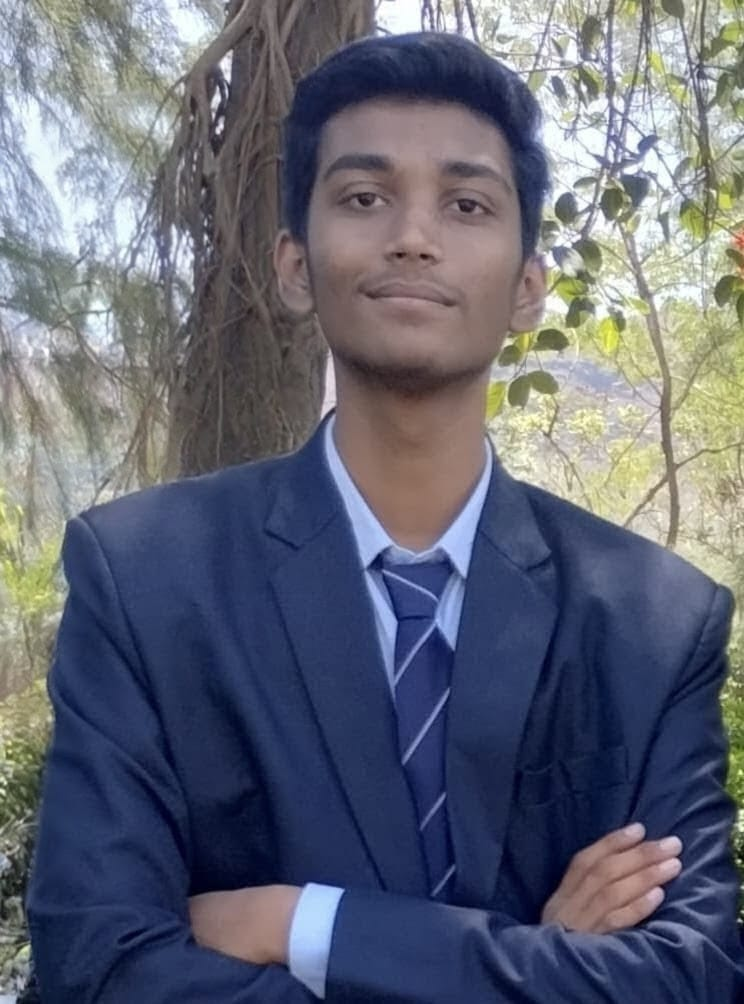
#> input picture Images/AK.jpg, 744 x 1004 px
$ python -i imgSegmentation.py   (imports and definitions only)
#> lines starting #> are read from the running program, lines starting #| are printed output that depends on the picture; after the words box and inside, x2 and y2 are one past the last pixel; in counts of white or black regions, pixels touching at a corner belong together
import cv2
import matplotlib.pyplot as plt
import numpy as np
import tkinter as tk
from tkinter import filedialog
from tkinter import Button,Label

def select_img():
    filepath = filedialog.askopenfilename()
#> the answer given: ../../Images/AK.jpg
    if not filepath:
        return
    image = cv2.imread(filepath)
#> image is the input picture: shape (1004, 744, 3); mean B, G, R 117.1, 102.9, 99.3
    image=cv2.cvtColor(image, cv2.COLOR_BGR2RGB)
    segmented_image(image)

def segmented_image(image):
    gray=cv2.cvtColor(image, cv2.COLOR_RGB2GRAY)
    _, thresh = cv2.threshold(gray, 127, 255, cv2.THRESH_BINARY_INV+cv2.THRESH_OTSU)
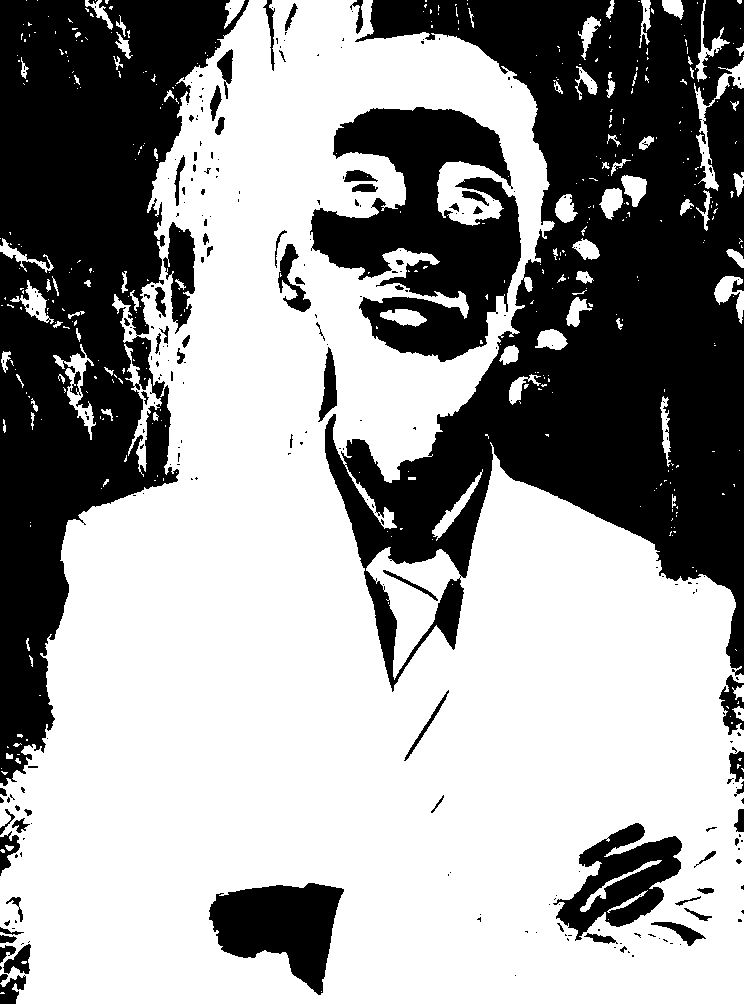
#> thresh: shape (1004, 744); 61% white; 277 black regions (204 under 20 px), largest, box (x1, y1, x2, y2) and area: (325, 0, 744, 692) 138511, (0, 0, 249, 786) 94620, (310, 107, 521, 362) 29497
    kernel=np.ones((3,3), np.uint8)
    opening = cv2.morphologyEx(thresh, cv2.MORPH_OPEN, kernel,iterations=2)
#> opening: shape (1004, 744); 59.4% white; 110 black regions (72 under 20 px), largest, box (x1, y1, x2, y2) and area: (318, 0, 744, 736) 144987, (0, 0, 249, 803) 102123, (310, 107, 521, 362) 30474
    sure_bg = cv2.dilate(opening, kernel, iterations=3)
#> sure_bg: shape (1004, 744); 65.2% white; 33 black regions (13 under 20 px), largest, box (x1, y1, x2, y2) and area: (328, 0, 744, 727) 126087, (0, 0, 231, 780) 93248, (313, 110, 518, 357) 23898
    dist_transform = cv2.distanceTransform(opening, cv2.DIST_L2, 5)
    _, sure_fg = cv2.threshold(dist_transform, 0.7*dist_transform.max(), 255, 0)
#> sure_fg: shape (1004, 744) float32; 2.5% white; 2 white regions, box (x1, y1, x2, y2) and area: (157, 589, 287, 789) 17043, (562, 659, 603, 724) 1593
    sure_fg= np.uint8(sure_fg)
    unknown = cv2.subtract(sure_bg, sure_fg)
    ret,markers=cv2.connectedComponents(sure_fg)
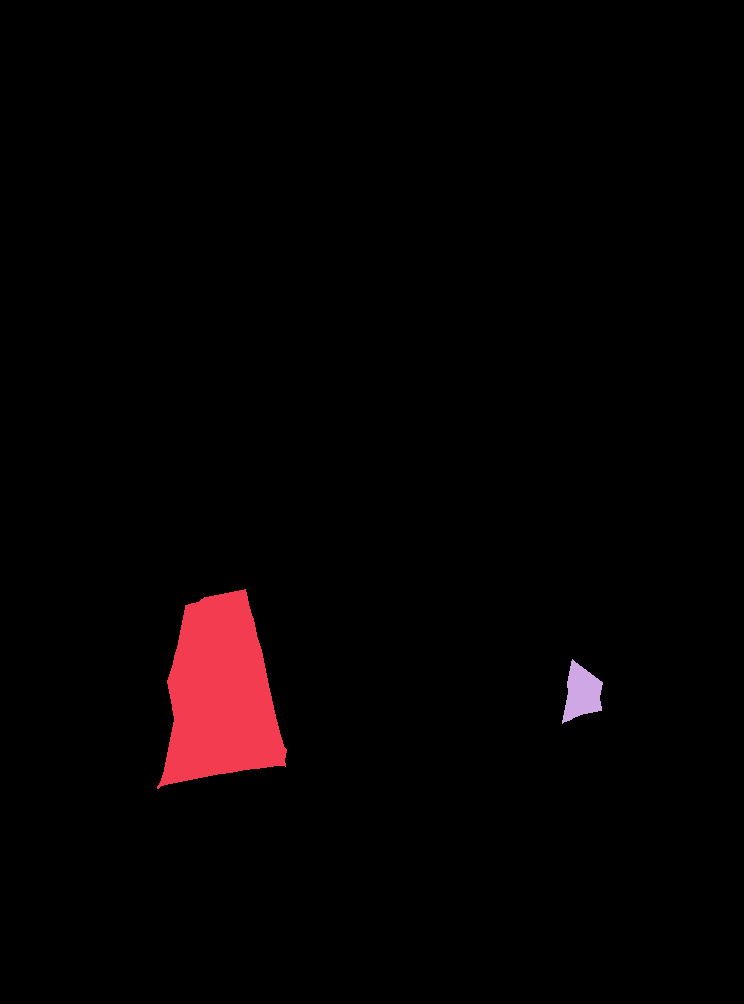
#> markers: shape (1004, 744) int32; 3 distinct labels, from 0 to 2; one colour per label, 0 black
#> ret = 3
    markers = markers + 1
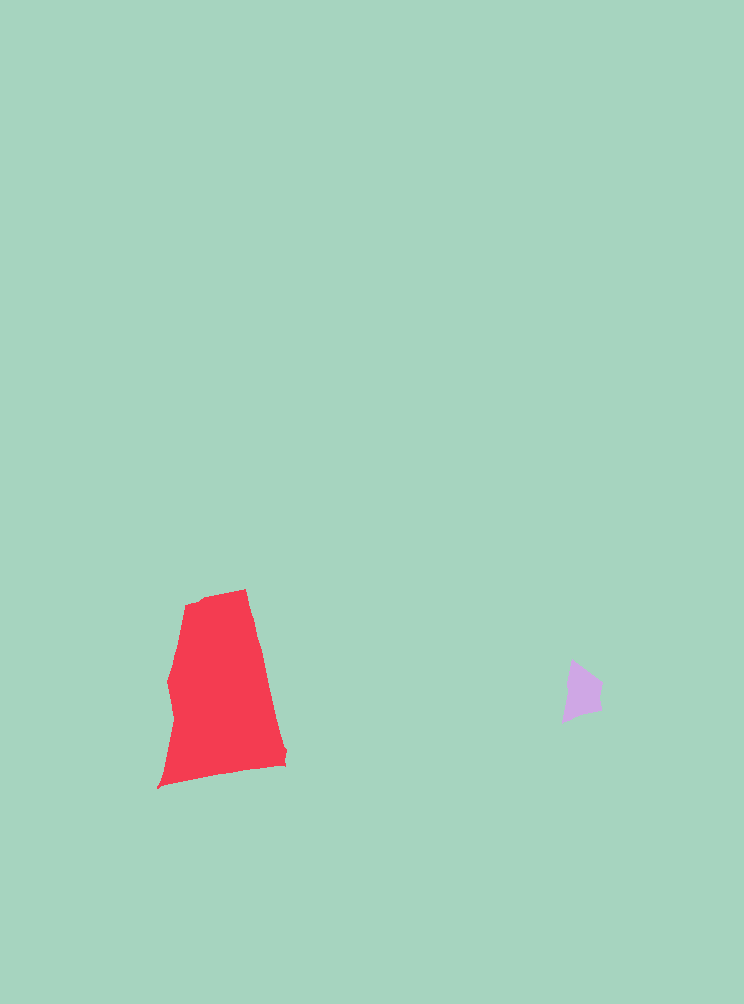
#> markers: shape (1004, 744) int32; 3 distinct labels, from 1 to 3; one colour per label, 0 black
    markers[unknown == 255] = 0
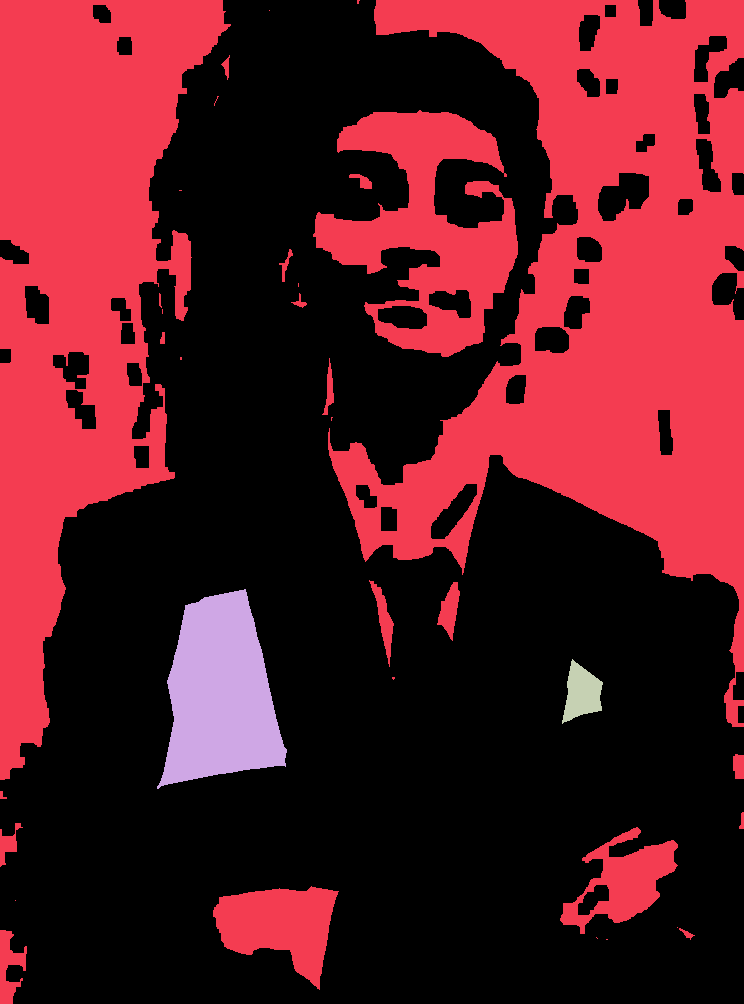
#> markers: shape (1004, 744) int32; 4 distinct labels, from 0 to 3; one colour per label, 0 black
    markers = cv2.watershed(image, markers)
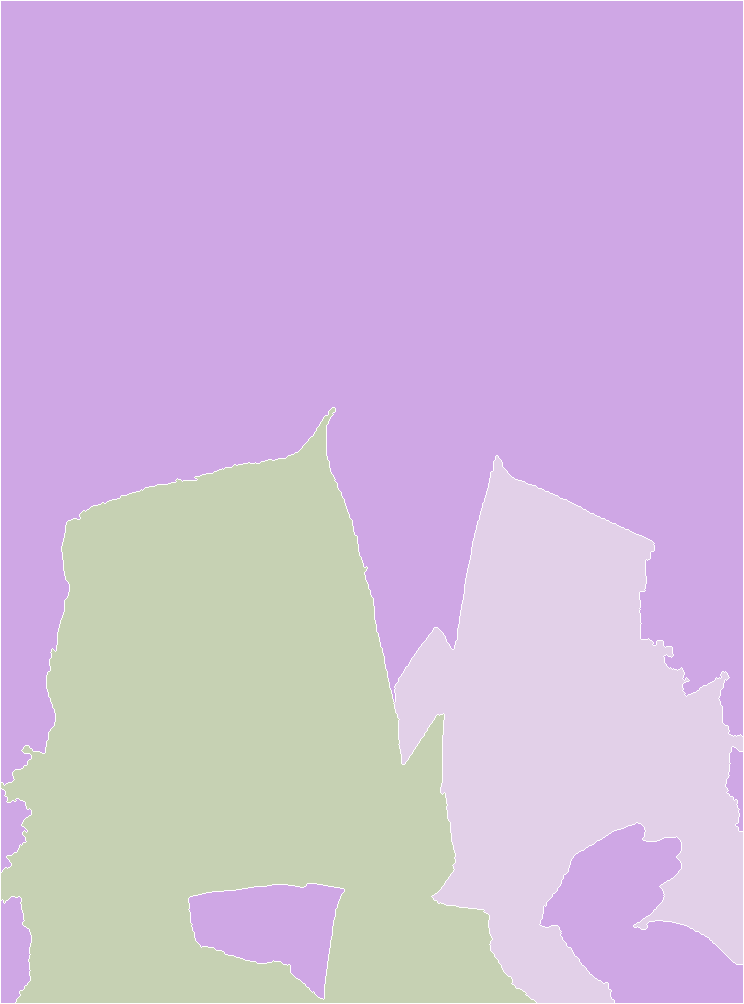
#> markers: shape (1004, 744) int32; 4 distinct labels, from -1 to 3; one colour per label, 0 black, -1 white
    image[markers == -1] = [255, 0, 0]
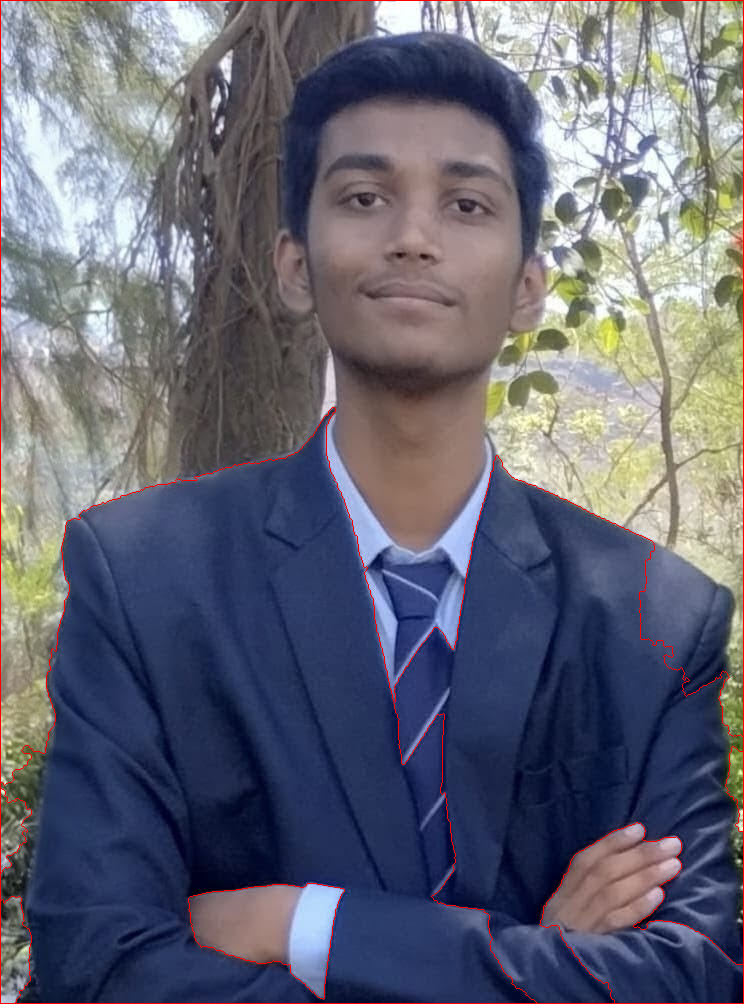
#> image: shape (1004, 744, 3); mean R, G, B 100.7, 101.8, 116

    display_segmented_image(image)

def display_segmented_image(image):
    plt.imshow(image)
    plt.axis("off")
    plt.title("Segmented Image")
    plt.show()

# [2 lines not run here, left out]
# [1 line that did not run here, left out]
# [1 line not run here, left out]
# [1 line that did not run here, left out]
# [4 lines not run here, left out]

>>> result = select_img()
